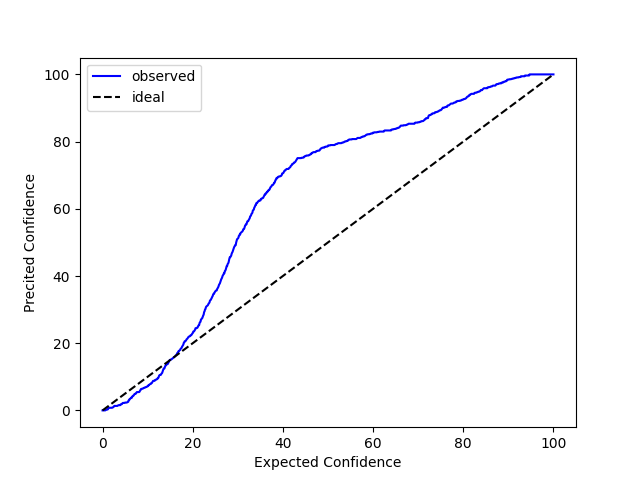

The Python source for this figure:
# cd path/to/this/repo
# export PYTHONPATH=$(pwd)
import os
import json
import argparse
import numpy as np
import torch
import torch.nn as nn
from torch.utils.data import DataLoader
import matplotlib.pyplot as plt
from models_copy.HSDT import StoTransformerEncoder, HSDTEncoder
from models_copy.Regressor import Regressor
from datasets.mit_loader import MITDataset
from utils.utils import mkdir, save_to_txt
from utils.calibrated_regression import CalibratedRegression


np.random.seed(0)


def posterior_predictive(path, config):
    res = os.listdir(path)
    assert "gts_mu_sigma_lower_upper.npz" in res, f"No such file: gts_mu_sigma_lower_upper.npz"
    data = np.load(os.path.join(path, "gts_mu_sigma_lower_upper.npz"))
    gts, mu, sigma, lower, upper = data["gts"], data["mu"], data["sigma"], data["lower"], data["upper"]
    samples = np.random.normal(mu, sigma * 2.6, size=(config["n_sample"], len(gts)))
    return samples.T


def get_config(path):
    res = os.listdir(path)
    assert "args_json.json" in res, f"No such file: args_json.json"
    with open(os.path.join("./" "args_json.json"), "r") as f:
        config = json.load(f)
    return config


def get_data(config):
    assert config["data"] == "mit", f"dataset mismatch"
    config["data_root_dir"] = "../../../data"
    config = argparse.Namespace(**config)
    data_module = MITDataset(config)
    data_dict = data_module.get_charge()
    train_set, valid_set, test_set = data_dict["train"], data_dict["valid"], data_dict["test"]
    return train_set, valid_set, test_set


def get_model(path, config):
    fea_dim = config["fea_dim"]
    emb_dim = config["emb_dim"]
    num_layers = config["num_layers"]
    heads = config["heads"]
    k_centroid = config["k_centroid"]
    tau1 = config["tau1"]
    tau2 = config["tau2"]
    direction = config["direction"]
    dropout = config["dropout"]
    forward_expansion = config["forward_expansion"]
    out_dim = config["out_dim"]
    seq_len = config["seq_len"]
    add_conv = config["add_conv"]
    device = torch.device(config["device"])

    res = os.listdir(path)
    print(path)
    print(res)
    if "model.pth" in res:
        # without pre_net
        encoder = HSDTEncoder(
            fea_dim,
            emb_dim,
            num_layers,
            heads,
            k_centroid,
            tau1,
            tau2,
            direction,
            dropout,
            forward_expansion,
            max_len=128,
            device=device,
        ).to(device)
        regressor = Regressor(seq_len, emb_dim, dropout, out_dim, add_conv).to(device)
        model = nn.Sequential(encoder, regressor).to(device)
        model_ckpt = torch.load(os.path.join(path, "model.pth"))
        model.load_state_dict(model_ckpt)
    elif "best_model.pkl" in res:
        # with prenet
        pre_net = nn.Conv1d(in_channels=16, out_channels=16, kernel_size=1).to(device)
        encoder = HSDTEncoder(
            fea_dim,
            emb_dim,
            num_layers,
            heads,
            k_centroid,
            tau1,
            tau2,
            direction,
            dropout,
            forward_expansion,
            max_len=128,
            device=device,
        ).to(device)
        regressor = Regressor(seq_len, emb_dim, dropout, out_dim, add_conv).to(device)
        backbone = nn.Sequential(encoder, regressor)
        pre_net_ckpt = torch.load(os.path.join(path, "best_model.pkl"))["pre_net"]
        backbone_ckpt = torch.load(os.path.join(path, "best_model.pkl"))["backbone"]
        pre_net.load_state_dict(pre_net_ckpt)
        backbone.load_state_dict(backbone_ckpt)
        model = nn.Sequential(pre_net, backbone)
    return model


def calibrate(X, y, model, path, config):
    calib = CalibratedRegression(X, y, model, pp=posterior_predictive, path=path, config=config).fit()
    fig, ax = plt.subplots(nrows=1, ncols=1)
    calib.plot_calibration_curve(ax)
    exp_ci, pred_ci = calib.predicted_cdf * 100, calib.empirical_cdf * 100
    ece = np.mean(np.abs(exp_ci - pred_ci))
    plt.plot(exp_ci, pred_ci, color="blue", label="observed")
    plt.plot([0, 100], [0, 100], color="black", linestyle="dashed", label="ideal")
    plt.xlabel("Expected Confidence")
    plt.ylabel("Precited Confidence")
    plt.legend()
    plt.savefig("after_calibration.png")
    plt.close()

    return exp_ci, pred_ci, ece


def update_results(path, res):
    exp_ci = res["exp_ci"]
    pred_ci = res["pred_ci"]
    ece = res["ece"]
    res_path = os.path.join(path, "res.txt")
    assert os.path.exists(res_path), f"No such file: res.txt"
    with open(res_path, "a") as f:
        f.write(f"ece_after_recalibration: {ece}\n")
    res_path = os.path.join(path, "exp_obs_re.npz")
    np.savez(res_path, exp=exp_ci, obs=pred_ci)


if __name__ == "__main__":
    cwd = os.getcwd()
    config = get_config(cwd)
    model = get_model(cwd, config)
    train_set, valid_set, test_set = get_data(config)
    X_train, y_train = train_set[:][0].numpy(), train_set[:][1].numpy()
    X_valid, y_valid = valid_set[:][0].numpy(), valid_set[:][1].numpy()
    X_test, y_test = test_set[:][0].numpy(), test_set[:][1].numpy()

    exp_ci, pred_ci, ece = calibrate(X_test, y_test, model, cwd, config)
    print(ece)
    update_results(cwd, {"exp_ci": exp_ci, "pred_ci": pred_ci, "ece": ece})

    del X_train, y_train
    del X_valid, y_valid
    del X_test, y_test
    del model
